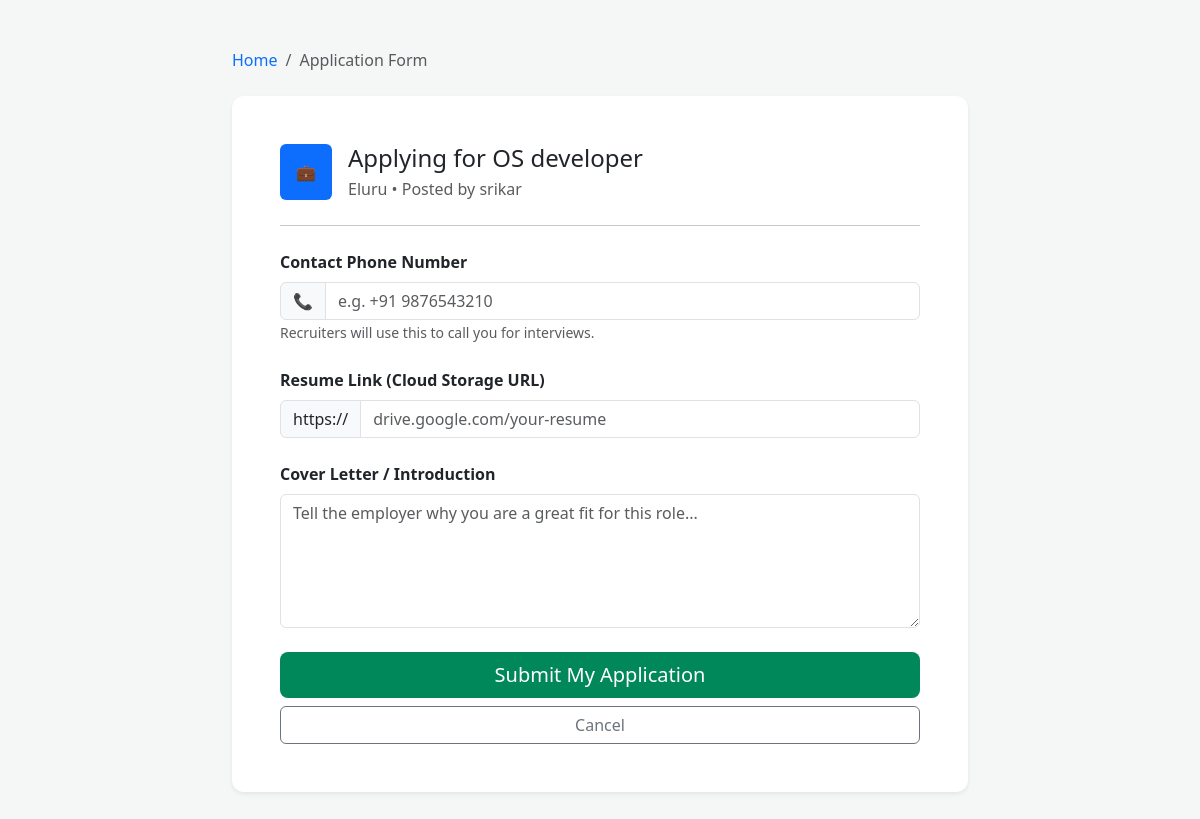
Page /apply/2/ (signed in) on the committed database.
### jobs/models.py (models this page shows, shortened)
class Job(models.Model):
    employer = models.ForeignKey(User, on_delete=models.CASCADE)
    title = models.CharField(max_length=200)
    description = models.TextField()
    location = models.CharField(max_length=100)
    salary = models.PositiveIntegerField()
    created_at = models.DateTimeField(auto_now_add=True)
    is_active = models.BooleanField(default=True)

### jobs/views.py (the view)
# urls.py: path('apply/<int:job_id>/', apply_job, name='apply_job'),
@login_required
def apply_job(request, job_id):
    job = get_object_or_404(Job, id=job_id)
    if request.method == 'POST':
        form = ApplicationForm(request.POST)
        if form.is_valid():
            application = form.save(commit=False)
            application.job = job
            application.applicant = request.user
            application.save()
            messages.success(request, f"Successfully applied for {job.title}!")
            return redirect('home')
    else:
        form = ApplicationForm()
    return render(request, 'jobs/apply_form.html', {'form': form, 'job': job})

### jobs/forms.py
class ApplicationForm(forms.ModelForm):
    class Meta:
        model = Application
        fields = ['phone_number','resume_link', 'cover_letter'] # Both fields included now
        widgets = {
            'phone_number': forms.TextInput(attrs={
                'class': 'form-control',
                'placeholder': 'e.g. +91 9876543210'
            }),
            'resume_link': forms.URLInput(attrs={
                'class': 'form-control',
                'placeholder': 'https://drive.google.com/your-resume'
            }),
            'cover_letter': forms.Textarea(attrs={
                'class': 'form-control',
                'placeholder': 'Tell the employer why you are a good fit...',
                'rows': 4
            }),
        }

### jobs/templates/jobs/apply_form.html (shortened to what this page needs)
<!DOCTYPE html>
<html lang="en">
<head>
    <link href="https://cdn.jsdelivr.net/npm/bootstrap@5.3.0/dist/css/bootstrap.min.css" rel="stylesheet">
</head>
<body>
<div class="container py-5">
    <div class="row justify-content-center">
        <div class="col-md-8">
            <nav aria-label="breadcrumb" class="mb-4">
                <ol class="breadcrumb">
                    <li class="breadcrumb-item"><a href="{% url 'home' %}" class="text-decoration-none">Home</a></li>
                    <li class="breadcrumb-item active">Application Form</li>
                </ol>
            </nav>
            <div class="card app-card shadow-sm">
                <div class="card-body p-4 p-md-5">
                    <div class="d-flex align-items-center mb-4">
                        <div class="bg-primary text-white rounded p-3 me-3">💼</div>
                        <div>
                            <h2 class="h4 mb-1">Applying for {{ job.title }}</h2>
                            <p class="text-muted mb-0">{{ job.location }} • Posted by {{ job.employer.username }}</p>
                        </div>
                    </div>
                    <hr class="my-4">
                    <form method="POST">
                        <div class="mb-4">
    <label class="form-label fw-bold">Contact Phone Number</label>
    <div class="input-group">
        <span class="input-group-text bg-light">📞</span>
        <input type="text" name="phone_number" class="form-control" placeholder="e.g. +91 9876543210" required>
    </div>
    <small class="text-muted">Recruiters will use this to call you for interviews.</small>
</div>
                        <div class="mb-4">
                            <label class="form-label fw-bold">Resume Link (Cloud Storage URL)</label>
                            <div class="input-group">
                                <span class="input-group-text bg-light">https://</span>
                                <input type="url" name="resume_link" class="form-control" placeholder="drive.google.com/your-resume" required>
                            </div>
                        </div>
                        <div class="mb-4">
                            <label class="form-label fw-bold">Cover Letter / Introduction</label>
                            <textarea name="cover_letter" class="form-control" rows="5" placeholder="Tell the employer why you are a great fit for this role..."></textarea>
                        </div>
                        <div class="d-grid gap-2">
                            <button type="submit" class="btn btn-success btn-lg">Submit My Application</button>
                            <a href="{% url 'home' %}" class="btn btn-outline-secondary">Cancel</a>
                        </div>
                    </form>
                </div>
            </div>
        </div>
    </div>
</div>
</body>
</html>

### jobs/templates/jobs/apply_form.html (style rules this page uses)
body { background-color: #f4f7f6; }
.app-card { border: none; border-radius: 12px; box-shadow: 0 4px 12px rgba(0,0,0,0.05); }
.btn-success { background-color: #00875a; border: none; }

### rows in the picture
Job: title "OS developer", location "Eluru", employer.username "srikar"
